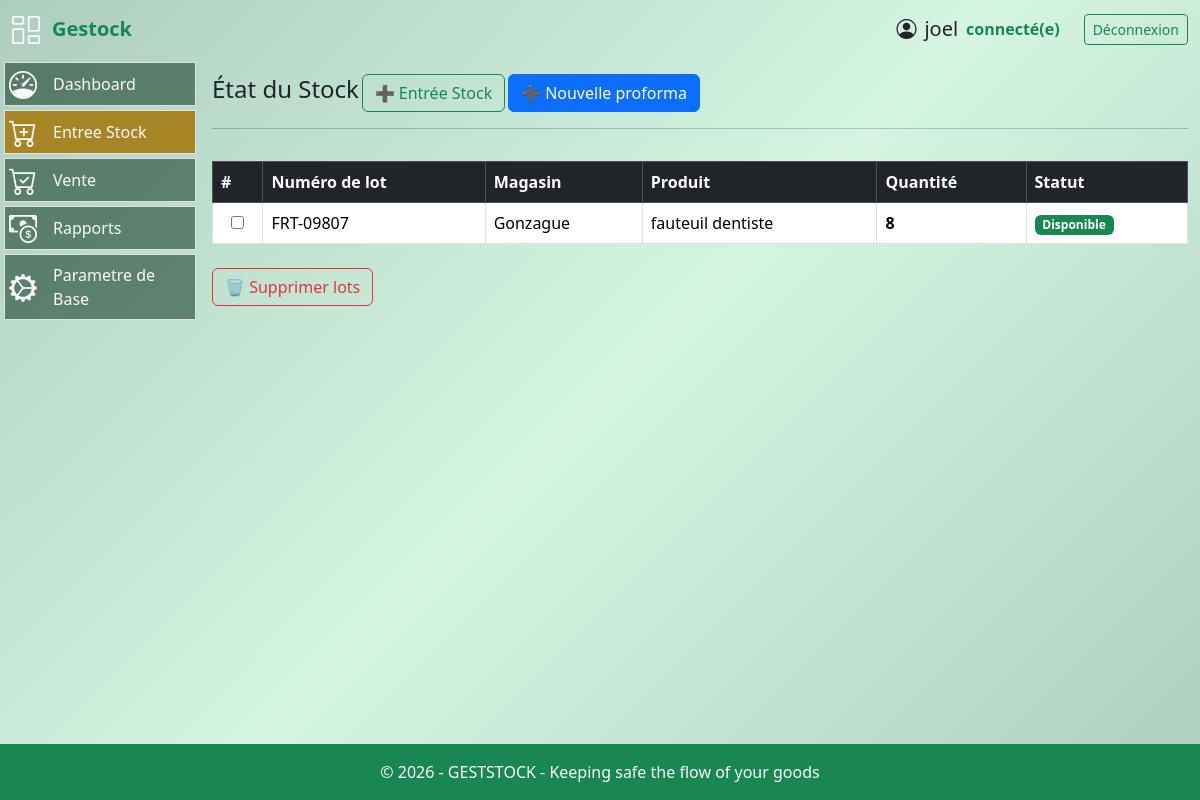
/stock (signed in), run on an earlier commit of the app's database.
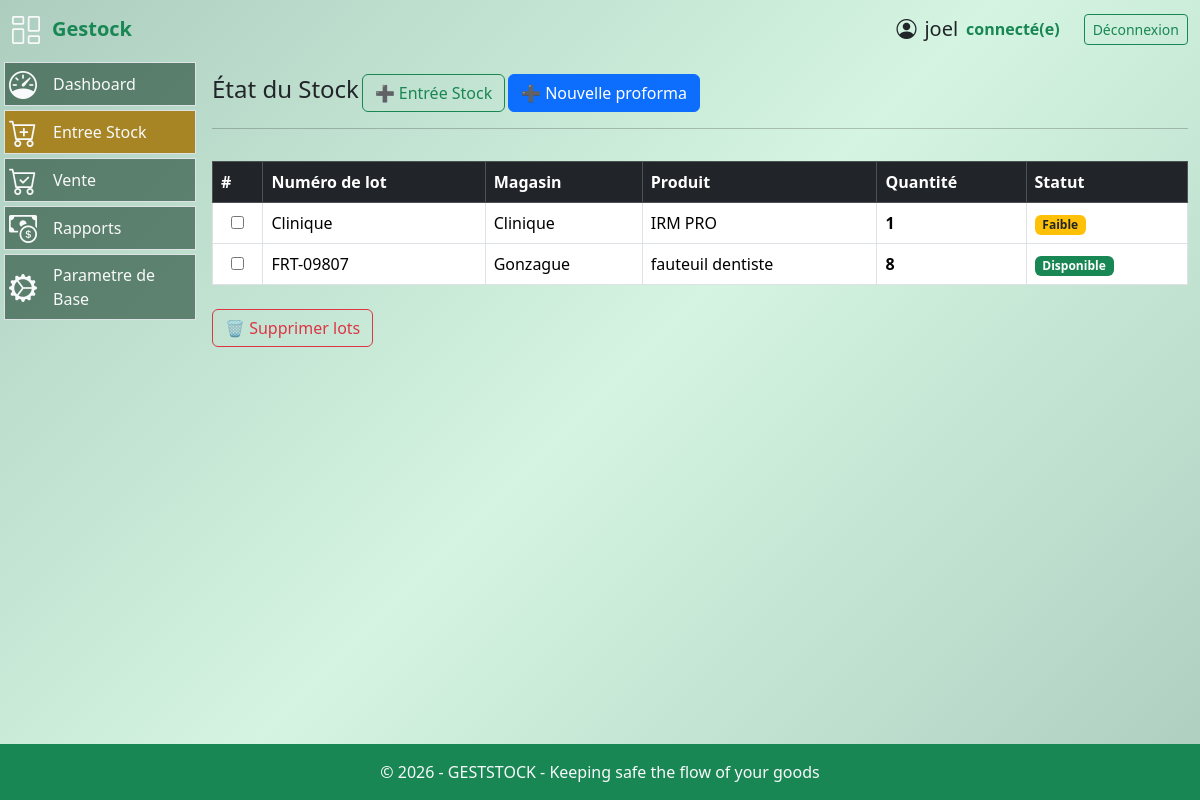
And on a later commit of the database.
### models.py (models this page shows, shortened)
class User(UserMixin, db.Model):
  id = db.Column(db.Integer, primary_key=True)
  username = db.Column(db.String(64), index=True, nullable=False)
  email = db.Column(db.String(120), unique=True, nullable=False)
  password_hash = db.Column(db.String(256))
  role = db.Column(db.String(20), nullable=False, default='operateur')
  joined_at = db.Column(db.DateTime(), default = datetime.now(timezone.utc), index = True)
  must_change_password = db.Column(db.Boolean, default=False)
  __table_args__ = (
      db.UniqueConstraint('email', name='uq_user_email'),
  )

class Stock(db.Model):
    id = db.Column(db.Integer, primary_key=True)
    produit_id = db.Column(
        db.Integer,
        db.ForeignKey("produit.id"),
        nullable=False
    )
    numero_lot = db.Column(db.String(120), nullable=False)
    quantite = db.Column(db.Integer, nullable=False, default=0)
    seuil_alerte = db.Column(db.Integer, default=5)
    date_creation = db.Column(db.DateTime(), default = datetime.now(timezone.utc), index = True)
    magasin_id = db.Column(db.Integer, db.ForeignKey("magasin.id"), nullable=False)
    __table_args__ = (
    db.UniqueConstraint("produit_id", "numero_lot", name="uix_produit_lot"),
)

class Magasin(db.Model):
    id = db.Column(db.Integer, primary_key=True)
    nom = db.Column(db.String(120), unique=True, nullable=False)
    stocks = db.relationship("Stock", backref="magasin", lazy=True)

class Produit(db.Model):
  id = db.Column(db.Integer, primary_key=True)
  nom_produit = db.Column(db.String(128), nullable=False,index=True)
  code_produit = db.Column(db.String(256), nullable=False, unique=True)
  description = db.Column(db.String(256), nullable=False)
  image = db.Column(db.String(255), nullable=True)
  stocks = db.relationship("Stock", backref="produit", lazy=True)

### routes.py (the view)
@app.route("/stock", methods=["GET"])
@login_required
def etat_stock():
    produits_all = Produit.query.order_by(Produit.nom_produit).all()
    magasins = Magasin.query.order_by(Magasin.nom).all()
    stocks = (
        Stock.query
        .join(Produit)
        .filter(Stock.quantite > 0)
        .order_by(Stock.numero_lot)
        .all()
    )
    return render_template(
        "ajout_stock.html",   # ta page unique
        stocks=stocks,
        produits_all=produits_all,
        magasins=magasins
    )

### routes.py (called while the page is built)
@app.after_request
def disable_cache(response):
    response.headers["Cache-Control"] = "no-store, no-cache, must-revalidate, private"
    response.headers["Pragma"] = "no-cache"
    response.headers["Expires"] = "0"
    return response

@login_manager.user_loader
def load_user(user_id):
    return User.query.get(int(user_id))

@app.context_processor
def utility_processor():
    def is_active(prefix):
        return request.endpoint and prefix in request.endpoint
    return dict(is_active=is_active)

### templates/ajout_stock.html (shortened to what this page needs)
{% extends "base.html" %}
{% block content %}
<div class="py-3">
  <div class="col-6 d-flex justify-content-between align-items-center">
    <h4>État du Stock</h4>
    <button class="btn btn-outline-success"
            data-bs-toggle="modal"
            data-bs-target="#addAchatModal">
      ➕ Entrée Stock
    </button>
    <a href="{{ url_for('nouvelle_proforma') }}"
       class="btn btn-primary">
      ➕ Nouvelle proforma
    </a>
  </div>
  <hr>
  {% if stocks %}
  <form action="{{ url_for('delete_lot') }}" method="post">
    <div class="table-responsive" style="max-height: 350px;">
      <table class="table table-bordered table-hover mt-3">
        <thead class="table-dark">
          <tr>
            <th>#</th>
            <th>Numéro de lot</th>
            <th>Magasin</th>
            <th>Produit</th>
            <th>Quantité</th>
            <th>Statut</th>
          </tr>
        </thead>
        <tbody>
        {% for s in stocks %}
          <tr class="stock-row"
              data-id="{{ s.id }}"
              data-lot="{{ s.numero_lot }}"
              data-magasin="{{ s.magasin.id }}"
              data-produit="{{ s.produit.id }}"
              data-quantite="{{ s.quantite }}"
              style="cursor:pointer">
            <td class="text-center align-middle">
              <input type="checkbox"
                     name="stock_ids[]"
                     value="{{ s.id }}">
            </td>
            <td>{{ s.numero_lot }}</td>
            <td>{{ s.magasin.nom }}</td>
            <td>{{ s.produit.nom_produit }}</td>
            <td class="fw-bold">{{ s.quantite }}</td>
            <td>
              {% if s.quantite == 0 %}
                <span class="badge bg-danger">Rupture</span>
              {% elif s.quantite < s.seuil_alerte %}
                <span class="badge bg-warning text-dark">Faible</span>
              {% else %}
                <span class="badge bg-success">Disponible</span>
              {% endif %}
            </td>
          </tr>
        {% endfor %}
        </tbody>
      </table>
    </div>
    <button type="submit"
            class="btn btn-outline-danger mt-2"
            onclick="return confirm('Supprimer les lots sélectionnés ?')">
      🗑 Supprimer lots
    </button>
  </form>
  {% else %}
    <div class="alert alert-warning text-center mt-3">
      Aucun produit en stock pour le moment.
    </div>
  {% endif %}
</div>
{% endblock %}

### templates/base.html (shortened to what this page needs)
<!DOCTYPE html>
<html lang="fr">
<head>
    <link rel="stylesheet" href="/static/style/styles.css">
    <link rel="stylesheet" href="{{ url_for('static', filename='css/bootstrap.min.css') }}">
    <link rel="stylesheet" href="{{ url_for('static', filename='style/styles.css') }}">
    <link rel="stylesheet" href="https://cdn.jsdelivr.net/npm/bootstrap-icons@1.11.3/font/bootstrap-icons.css">
</head>
<body class="d-flex flex-column min-vh-100 bg-gradient-success">
    <header class="container-fluid py-2">
        <div class="row align-items-between">
            <div class="col-2 gap-2 d-flex align-items-center">
                    <i class="bi bi-columns-gap text-light fs-3"></i>
                <span class="fs-5 px-1 fw-semibold text-success">
                    Gestock
                </span>
            </div>
            <div class="col-10 d-flex gap-4 justify-content-end align-items-center">
                {% if current_user.is_authenticated %}
                    <div class="d-flex justify-content-end align-items-center ">
                        <span class="fs-5 d-flex justify-content-end mx-2 align-items-center">
                            <i class="bi bi-person-circle fs-5 mx-2"></i>
                            {{ current_user.username }}
                        </span>
                        <span class="fs-6 fw-semibold text-success">connecté(e)</span>
                    </div>
                    <div>
                        <a href="{{ url_for('logout') }}" class="btn btn-sm btn-outline-success">
                            Déconnexion
                        </a>
                    </div>
                {% endif %}
            </div>
        </div>
    </header>
    <main class="container-fluid flex-fill">
            <div class="row">
                {% if current_user.is_authenticated %}
                {% if request.path.startswith('/gestion_materiel') %}
                <nav class="col-3 col-md-2 p-1">
                            {% set active_pages = ['paiement', 'produit', 'client', 'dashboard', 'transaction', 'facture', 'stock', 'user'] %}
                        <ul class="nav flex-column gap-1">
                            {% if current_user.role in ["admin","operateur"] %}
                            <li class="nav-item  px-1  {{ 'active bg-nav2' if is_active('client') else '' }}
                                bg-nav-hover bg-nav border d-flex flex-fill justify-content-start align-items-center">
                                <i class="bi bi-person-standing text-light fs-3"></i>
                                <a class="nav-link active text-light" href="{{ url_for('client') }}">Gestion Clients</a>
                            </li>
                            <li class="{{ 'active bg-nav2' if is_active('produit') else '' }} nav-item bg-nav-hover bg-nav px-1 border d-flex flex-fill justify-content-start align-items-center">
                                <i class="bi bi-bag-fill text-light fs-3"></i>
                                <a class="nav-link text-light" href="{{url_for('produit')}}">Gestion Produits</a>
                            </li>
                            {% endif %}
                            {% if current_user.role == "admin" %}
                            <li class="{{ 'bg-nav2' if is_active('compagnie') else '' }} nav-item bg-nav-hover bg-nav px-1 border d-flex flex-fill justify-content-start align-items-center">
                                <i class="bi bi-building fs-3 text-light"></i>
                                <a class="nav-link text-light" href="{{url_for('compagnie')}}">Ma Compagnie</a>
                            </li>
                            <li class="{{ 'bg-nav2' if is_active('user') else '' }} nav-item bg-nav-hover bg-nav px-1 border d-flex flex-fill justify-content-start align-items-center">
                                <i class="bi bi-people fs-3 text-light"></i>
                                <a class="nav-link text-light" href="{{url_for('user')}}">Gestion Utilisateurs</a>
                            </li>
                            {% endif %}
                            {% if current_user.role in ["admin","operateur"] %}
                            <li class="nav-item bg-nav-hover bg-nav px-1 border d-flex flex-fill justify-content-start align-items-center">
                                <i class="bi bi-arrow-left-square-fill text-light fs-3"></i>
                                {% if current_user.role == "admin" %}
                                <a class="nav-link text-light"  href="{{url_for('dashboard')}}">Retour</a>
                                {% else %}
                                <a class="nav-link text-light"  href="{{url_for('etat_stock')}}">Retour</a>
                                {% endif %}
                            </li>
                            {% endif %}
                        </ul>
                    </nav>
                    {% else %}
                    <nav class="col-3 col-md-2 p-1">
                        <ul class="nav flex-column gap-1">
                            {% if current_user.role == "admin" %}
                            <li class=" {{ 'bg-nav2' if is_active('dashboard') else '' }} nav-item bg-nav-hover bg-nav px-1 border d-flex flex-fill justify-content-start align-items-center">
                                <i class="bi bi-speedometer text-light fs-3"></i>
                                <a class="nav-link active text-light" href="{{ url_for('dashboard') }}">Dashboard</a>
                            </li>
                            {% endif %}
                            {% if current_user.role in ["admin","operateur"] %}
                            <li class=" {{ 'bg-nav2' if is_active('etat_stock') else '' }} nav-item bg-nav-hover bg-nav px-1 border d-flex flex-fill justify-content-start align-items-center">
                                <i class="bi-cart-plus text-light fs-3"></i>
                                <a class="nav-link text-light" href="{{url_for('etat_stock')}}">Entree Stock</a>
                            </li>
                            {% endif %}
                            {% if current_user.role == "admin" %}
                            <li class="{{ 'bg-nav2' if is_active('nouvelle_vente') else '' }} nav-item bg-nav-hover bg-nav px-1 border d-flex flex-fill justify-content-start align-items-center">
                                <i class="bi-cart-check text-light fs-3"></i>
                                <a class="nav-link text-light" href="{{url_for('nouvelle_vente')}}">Vente</a>
                            </li>
                            <li class="{{ 'bg-nav2' if is_active('rapport') else '' }} nav-item bg-nav-hover bg-nav px-1 border d-flex flex-fill justify-content-start align-items-center">
                                <i class="bi bi-cash-coin text-light fs-3"></i>
                                <a class="nav-link text-light" href="{{url_for('rapport')}}">Rapports</a>
                            </li>
                            {% endif %}
                            {% if current_user.role in ["admin","operateur"] %}
                            <li class="nav-item bg-nav-hover bg-nav px-1 border d-flex flex-fill justify-content-start align-items-center">
                                <i class="bi bi-gear-wide-connected text-light fs-3"></i>
                                <a class="nav-link text-light" href="{{url_for('client')}}">Parametre de Base</a>
                            </li>
                            {% endif %}
                        </ul>
                    </nav>
                    {% endif %}
                 {% endif %}
                  <section class="{% if current_user.is_authenticated %}col-9 col-md-10{% else %}col-12{% endif %}">
                     {% block content %}{% endblock %}
                  </section>
             </div>
    </main>
    <footer class="bg-success text-light text-center py-3 mt-auto">
        <p class="mb-0">© 2026 - GESTSTOCK - Keeping safe the flow of your goods </p>
    </footer>
</body>
</html>

### static/style/styles.css (style rules this page uses)
body,html { min-height: 100%; }
.bg-gradient-success { background: linear-gradient(135deg, #adcdbf, #d5f5e2, #adcdbf); }
.bg-nav { background-color: #113a248f; }
.bg-nav2 { background-color: #a88524; }

What changed in the data, as far as the page shows it:
added Stock: numero_lot "Clinique", magasin.nom "Clinique", produit.nom_produit "IRM PRO", quantite "1", seuil_alerte "Faible"
